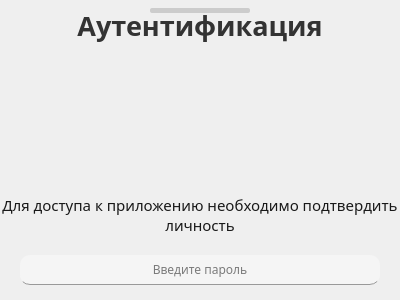
<?xml version="1.0" encoding="UTF-8"?>
<ui version="4.0">
 <class>AuthWindow</class>
 <widget class="QDialog" name="AuthWindow">
  <property name="enabled">
   <bool>true</bool>
  </property>
  <property name="geometry">
   <rect>
    <x>0</x>
    <y>0</y>
    <width>400</width>
    <height>300</height>
   </rect>
  </property>
  <property name="mouseTracking">
   <bool>true</bool>
  </property>
  <property name="windowTitle">
   <string>Dialog</string>
  </property>
  <widget class="QFrame" name="main_frame">
   <property name="geometry">
    <rect>
     <x>0</x>
     <y>0</y>
     <width>400</width>
     <height>300</height>
    </rect>
   </property>
   <property name="mouseTracking">
    <bool>true</bool>
   </property>
   <property name="styleSheet">
    <string notr="true">QFrame {
	border-radius: 15px;
}
</string>
   </property>
   <property name="frameShape">
    <enum>QFrame::StyledPanel</enum>
   </property>
   <property name="frameShadow">
    <enum>QFrame::Raised</enum>
   </property>
   <widget class="QLabel" name="header_label">
    <property name="geometry">
     <rect>
      <x>0</x>
      <y>0</y>
      <width>400</width>
      <height>50</height>
     </rect>
    </property>
    <property name="font">
     <font>
      <family>Comfortaa</family>
      <pointsize>20</pointsize>
      <weight>75</weight>
      <bold>true</bold>
     </font>
    </property>
    <property name="mouseTracking">
     <bool>true</bool>
    </property>
    <property name="styleSheet">
     <string notr="true">color: #333</string>
    </property>
    <property name="text">
     <string>Аутентификация</string>
    </property>
    <property name="alignment">
     <set>Qt::AlignCenter</set>
    </property>
   </widget>
   <widget class="QLineEdit" name="password_line_edit">
    <property name="geometry">
     <rect>
      <x>20</x>
      <y>255</y>
      <width>360</width>
      <height>30</height>
     </rect>
    </property>
    <property name="font">
     <font>
      <family>Comfortaa</family>
      <pointsize>9</pointsize>
     </font>
    </property>
    <property name="mouseTracking">
     <bool>true</bool>
    </property>
    <property name="focusPolicy">
     <enum>Qt::ClickFocus</enum>
    </property>
    <property name="styleSheet">
     <string notr="true">QLineEdit {
	border-radius: 10px;
	background: #f5f5f5;
	border: 0px;
	border-bottom: 1px solid #999;
}

QLineEdit:hover {
	border-bottom: 1px solid #444;
}</string>
    </property>
    <property name="maxLength">
     <number>20</number>
    </property>
    <property name="frame">
     <bool>true</bool>
    </property>
    <property name="echoMode">
     <enum>QLineEdit::Password</enum>
    </property>
    <property name="alignment">
     <set>Qt::AlignCenter</set>
    </property>
    <property name="placeholderText">
     <string>Введите пароль</string>
    </property>
    <property name="cursorMoveStyle">
     <enum>Qt::LogicalMoveStyle</enum>
    </property>
    <property name="clearButtonEnabled">
     <bool>false</bool>
    </property>
   </widget>
   <widget class="QLabel" name="auth_cat_label">
    <property name="geometry">
     <rect>
      <x>303</x>
      <y>227</y>
      <width>70</width>
      <height>33</height>
     </rect>
    </property>
    <property name="font">
     <font>
      <family>Comfortaa</family>
     </font>
    </property>
    <property name="mouseTracking">
     <bool>true</bool>
    </property>
    <property name="toolTip">
     <string>&lt;html&gt;&lt;head/&gt;&lt;body&gt;&lt;p&gt;&lt;span style=&quot; font-weight:600; color:#31a15a;&quot;&gt;Мяу~&lt;/span&gt;&lt;/p&gt;&lt;/body&gt;&lt;/html&gt;</string>
    </property>
    <property name="styleSheet">
     <string notr="true">QToolTip {
	border: 1px solid #aaa;
	border-radius: 5px;
}

QLabel {
	background: none;
	font-family: &quot;Comfortaa&quot;;
}</string>
    </property>
    <property name="text">
     <string/>
    </property>
    <property name="pixmap">
     <pixmap>img/kitty.png</pixmap>
    </property>
   </widget>
   <widget class="QLabel" name="avatar_label">
    <property name="geometry">
     <rect>
      <x>142</x>
      <y>50</y>
      <width>118</width>
      <height>118</height>
     </rect>
    </property>
    <property name="mouseTracking">
     <bool>true</bool>
    </property>
    <property name="styleSheet">
     <string notr="true">QLabel {
	border-radius: 58px;
}</string>
    </property>
    <property name="text">
     <string/>
    </property>
    <property name="pixmap">
     <pixmap>img/avatars/su.png</pixmap>
    </property>
    <property name="alignment">
     <set>Qt::AlignCenter</set>
    </property>
   </widget>
   <widget class="QLabel" name="background_label">
    <property name="geometry">
     <rect>
      <x>0</x>
      <y>0</y>
      <width>400</width>
      <height>300</height>
     </rect>
    </property>
    <property name="mouseTracking">
     <bool>true</bool>
    </property>
    <property name="styleSheet">
     <string notr="true">border-radius: 15px;</string>
    </property>
    <property name="text">
     <string/>
    </property>
    <property name="pixmap">
     <pixmap>img/background_auth.png</pixmap>
    </property>
    <property name="alignment">
     <set>Qt::AlignCenter</set>
    </property>
   </widget>
   <widget class="QLabel" name="info_label">
    <property name="geometry">
     <rect>
      <x>0</x>
      <y>185</y>
      <width>400</width>
      <height>60</height>
     </rect>
    </property>
    <property name="font">
     <font>
      <family>Comfortaa</family>
      <pointsize>11</pointsize>
      <weight>50</weight>
      <bold>false</bold>
     </font>
    </property>
    <property name="mouseTracking">
     <bool>true</bool>
    </property>
    <property name="styleSheet">
     <string notr="true">color: #191919</string>
    </property>
    <property name="text">
     <string>Для доступа к приложению необходимо подтвердить личность</string>
    </property>
    <property name="scaledContents">
     <bool>false</bool>
    </property>
    <property name="alignment">
     <set>Qt::AlignCenter</set>
    </property>
    <property name="wordWrap">
     <bool>true</bool>
    </property>
   </widget>
   <widget class="QLabel" name="left_eye_label">
    <property name="geometry">
     <rect>
      <x>325</x>
      <y>241</y>
      <width>10</width>
      <height>10</height>
     </rect>
    </property>
    <property name="mouseTracking">
     <bool>true</bool>
    </property>
    <property name="toolTip">
     <string>&lt;html&gt;&lt;head/&gt;&lt;body&gt;&lt;p&gt;&lt;span style=&quot; font-weight:600; color:#31a15a;&quot;&gt;Мяу~&lt;/span&gt;&lt;/p&gt;&lt;/body&gt;&lt;/html&gt;</string>
    </property>
    <property name="styleSheet">
     <string notr="true">QToolTip {
	border: 1px solid #aaa;
	border-radius: 5px;
}

QLabel {
	background: none;
	font-family: &quot;Comfortaa&quot;;
}</string>
    </property>
    <property name="text">
     <string/>
    </property>
    <property name="pixmap">
     <pixmap>img/cats eye.png</pixmap>
    </property>
   </widget>
   <widget class="QLabel" name="right_eye_label">
    <property name="geometry">
     <rect>
      <x>342</x>
      <y>241</y>
      <width>10</width>
      <height>10</height>
     </rect>
    </property>
    <property name="mouseTracking">
     <bool>true</bool>
    </property>
    <property name="toolTip">
     <string>&lt;html&gt;&lt;head/&gt;&lt;body&gt;&lt;p&gt;&lt;span style=&quot; font-weight:600; color:#31a15a;&quot;&gt;Мяу~&lt;/span&gt;&lt;/p&gt;&lt;/body&gt;&lt;/html&gt;</string>
    </property>
    <property name="styleSheet">
     <string notr="true">QToolTip {
	border: 1px solid #aaa;
	border-radius: 5px;
}

QLabel {
	background: none;
	font-family: &quot;Comfortaa&quot;;
}</string>
    </property>
    <property name="text">
     <string/>
    </property>
    <property name="pixmap">
     <pixmap>img/cats eye.png</pixmap>
    </property>
   </widget>
   <widget class="QLabel" name="close_label">
    <property name="geometry">
     <rect>
      <x>373</x>
      <y>5</y>
      <width>21</width>
      <height>21</height>
     </rect>
    </property>
    <property name="mouseTracking">
     <bool>true</bool>
    </property>
    <property name="text">
     <string/>
    </property>
    <property name="pixmap">
     <pixmap>img/close.png</pixmap>
    </property>
    <property name="alignment">
     <set>Qt::AlignCenter</set>
    </property>
   </widget>
   <widget class="QLabel" name="minimize_label">
    <property name="geometry">
     <rect>
      <x>150</x>
      <y>8</y>
      <width>100</width>
      <height>5</height>
     </rect>
    </property>
    <property name="mouseTracking">
     <bool>true</bool>
    </property>
    <property name="toolTip">
     <string>Свернуть окно</string>
    </property>
    <property name="styleSheet">
     <string notr="true">QLabel {
background: #ccc;
border-radius: 2px;
}

QLabel:hover {
background: #aaa;
border-radius: 2px;
}

QToolTip {
	border: 1px solid #aaa;
	border-radius: 5px;
}</string>
    </property>
    <property name="text">
     <string/>
    </property>
    <property name="alignment">
     <set>Qt::AlignCenter</set>
    </property>
   </widget>
   <zorder>background_label</zorder>
   <zorder>info_label</zorder>
   <zorder>header_label</zorder>
   <zorder>avatar_label</zorder>
   <zorder>password_line_edit</zorder>
   <zorder>auth_cat_label</zorder>
   <zorder>right_eye_label</zorder>
   <zorder>left_eye_label</zorder>
   <zorder>close_label</zorder>
   <zorder>minimize_label</zorder>
  </widget>
 </widget>
 <resources/>
 <connections/>
</ui>
